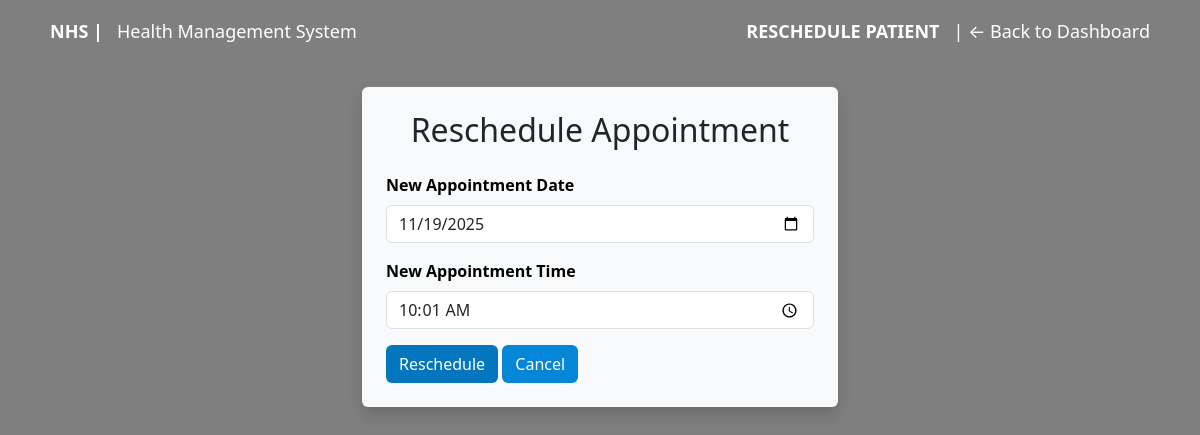
Page /patient/reschedule_appointment/34 (signed in) on the earlier database version.
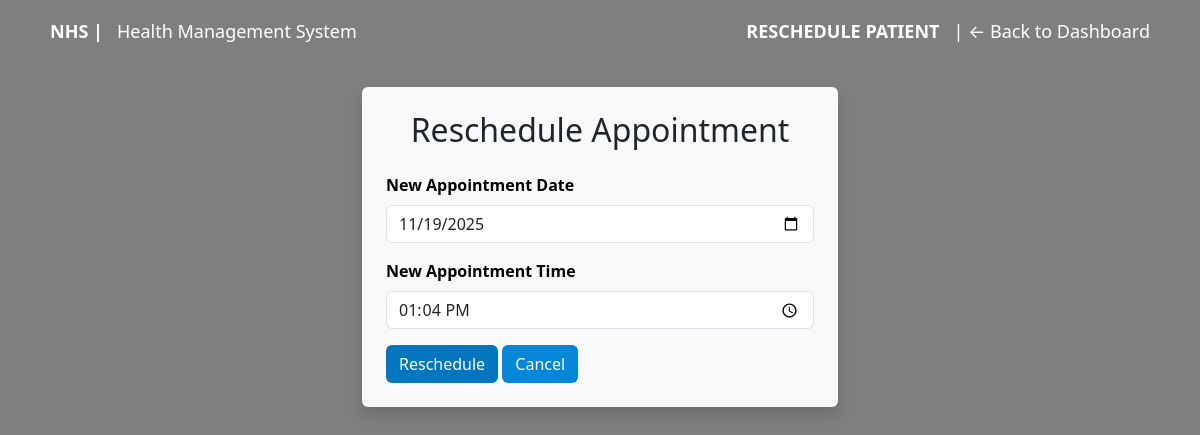
Same page on the later database version.
### models/appointment.py (models this page shows, shortened)
class Appointment(db.Model):
    __tablename__ = 'appointment'
    appo_id = db.Column(db.Integer, primary_key=True, autoincrement=True)
    p_id = db.Column(db.Integer, db.ForeignKey('patient.p_id', ondelete='CASCADE'), nullable=False)
    doc_id = db.Column(db.Integer, db.ForeignKey('doctor.doc_id', ondelete='CASCADE'))
    appo_date = db.Column(db.Date, nullable=False)
    appo_time = db.Column(db.Time, nullable=False)
    status = db.Column(db.String(20), nullable=False, default='Booked')
    patient = db.relationship('Patient', back_populates='appointments')
    doctor = db.relationship('Doctor', back_populates='appointments')
    treatment = db.relationship(
        'Treatment',
        back_populates='appointment',
        uselist=False,
        cascade='all, delete-orphan'
    )

### app/routes/patient/reschedule_appointment.py (the view, shortened to what this page needs)
@patient_bp.route('/reschedule_appointment/<int:appo_id>', methods=['GET', 'POST'])
@login_required
def reschedule_appointment(appo_id):
    patient_id = current_user.p_id
    if not patient_id:
        return redirect(url_for('auth.login'))
    appointment = Appointment.query.get_or_404(appo_id)
    if appointment.p_id != patient_id:
        flash('Access denied.','danger')
        return redirect(url_for('patient.dashboard'))
    selected_date = request.args.get('selected_date', appointment.appo_date.strftime('%Y-%m-%d'))
    available_slots = []
    try:
        selected_date = datetime.strptime(selected_date, '%Y-%m-%d').date()
    except Exception:
        selected_date = appointment.appo_date
    leave_schedule = DocSchedule.query.filter_by(
        doc_id=appointment.doc_id,
        schedule_date=selected_date,
        title='On Leave'
    ).first()
    if leave_schedule:
        available_slots = []
    else:
        all_schedules = DocSchedule.query.filter_by(
            doc_id=appointment.doc_id,
            schedule_date=selected_date
        ).all()
        if all_schedules:
            available_slots = [s.schedule_time.strftime('%H:%M')
                              for s in all_schedules
                              if s.title != 'On Leave' and (s.nop is None or s.nop > 0)]
        else:
            available_slots = [appointment.appo_time.strftime('%H:%M')]
    return render_template('patient/reschedule_appointment.html',
                           appointment=appointment,
                           selected_date=selected_date,
                           available_slots=available_slots)

### app/templates/patient/reschedule_appointment.html (shortened to what this page needs)
{% extends 'layout.html' %}
{% block body %} landing-page {% endblock %}
{% block navbar %}
<div class="container nav_bar">
    <div class="d-flex justify-content-between align-items-center mt-2">
        <div><a href="{{ url_for('main.landing_page') }}"><strong>NHS |</strong> &nbsp; Health Management System</a></div>
        <div><a href="{{ url_for('patient.dashboard') }}"><strong>RESCHEDULE PATIENT</strong> &nbsp; | ← Back to Dashboard</a></div>
    </div>
</div>
{% endblock %}
{% block body__content %}
<div class="main_container register_form d-flex justify-content-center align-items-start" style="min-height:40vh; margin-top:2rem;">
  <div class="container" style="max-width:500px;">
        <form method="POST" class="p-4 bg-light rounded shadow" action="{{ url_for('patient.reschedule_appointment', appo_id=appointment.appo_id) }}">
            <h2 class="mb-4 text-center">Reschedule Appointment</h2>
            <div class="mb-3">
                <label for="appo_date" class="form-label fw-semibold">New Appointment Date</label>
                <input type="date" id="appo_date" name="appo_date" class="form-control"
                    value="{{ appointment.appo_date.strftime('%Y-%m-%d') }}" required>
            </div>
            <div class="mb-3">
                <label for="appo_time" class="form-label fw-semibold">New Appointment Time</label>
                <input type="time" id="appo_time" name="appo_time" class="form-control"
                    value="{{ appointment.appo_time.strftime('%H:%M') }}" required>
            </div>
            <button type="submit" class="btn btn-complete text-white">Reschedule</button>
            <button class="btn btn-cancel"><a href="{{ url_for('patient.dashboard') }}">Cancel</a></button>
        </form>
    </div>
</div>
{% endblock %}

Differences in the rows shown:
changed Appointment: appo_time "10:01" → "13:04"
